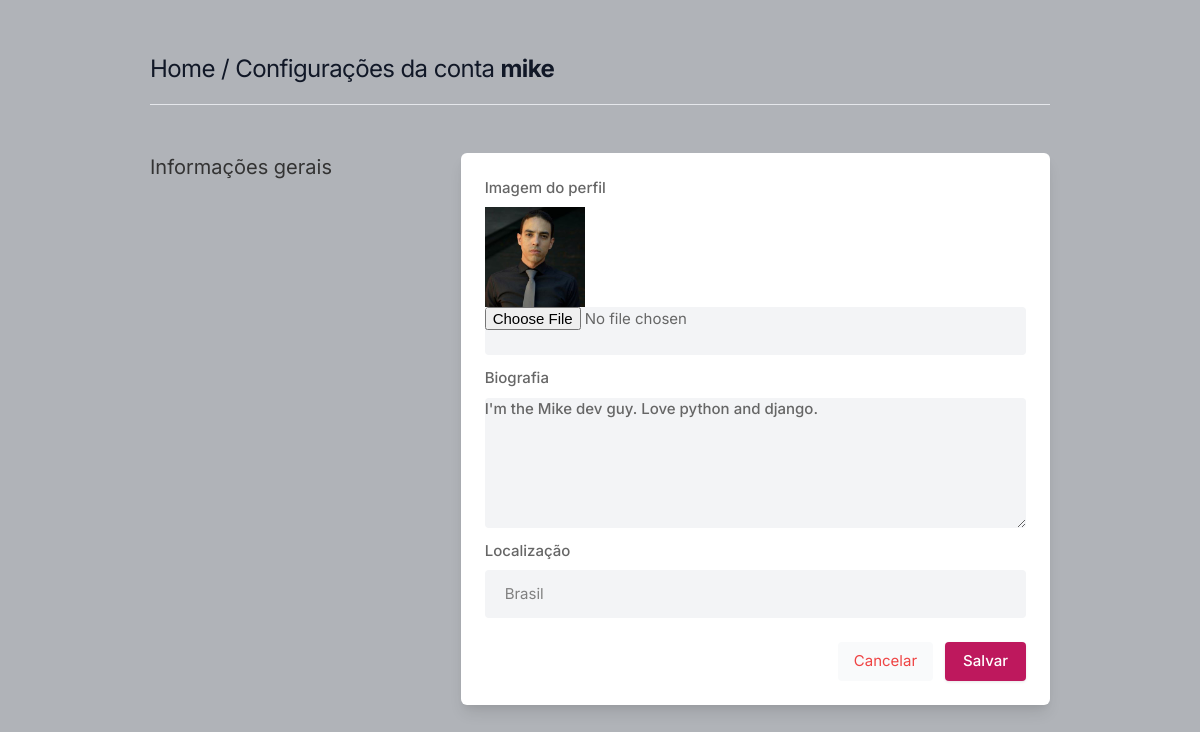
The app's page /settings (signed in) with its own data.
### core/models.py (models this page shows, shortened)
class Profile(models.Model):
    objects = models.Manager()
    user = models.ForeignKey(User, on_delete=models.CASCADE)
    id_user = models.IntegerField()
    bio = models.TextField(blank=True)
    profile_img = models.ImageField(upload_to='profile_images', default='blank-profile-picture.jpg')
    location = models.CharField(max_length=100)

### core/views.py (the view, shortened to what this page needs)
# urls.py: path('settings', views.settings, name='settings'),
@login_required(login_url='signin')
def settings(request):
    user_profile = Profile.objects.get(user=request.user)
    return render(request, 'setting.html', {'user_profile': user_profile})

### templates/setting.html (shortened to what this page needs)
{% load static %}
<!DOCTYPE html>
<html lang="pt-BR">
<head>
    <link rel="stylesheet" href="{% static 'assets/css/icons.css' %}">
    <link rel="stylesheet" href="{% static 'assets/css/uikit.css' %}">
    <link rel="stylesheet" href="{% static 'assets/css/style.css' %}">
    <link rel="stylesheet" href="{% static 'assets/css/tailwind.css' %}">
</head>
<body>
    <div class="container m-auto">
        <h1 class="text-2xl leading-none text-gray-900 tracking-tight mt-3"><a href="/"> Home </a> / Configurações da conta <b>{{ user.username }}</b></h1>
        <br>
        <hr>
        <div class="grid lg:grid-cols-3 mt-12 gap-8">
            <div>
                <h3 class="text-xl mb-2"> Informações gerais </h3>
            </div>
            <div class="bg-white rounded-md lg:shadow-lg shadow col-span-2">
                <form action="" method="POST" enctype="multipart/form-data">
                   <div class="grid grid-cols-2 gap-3 lg:p-6 p-4">
                       <div class="col-span-2">
                            <label for=""> Imagem do perfil </label>
                           <img width="100"  height="100" src="{{user_profile.profile_img.url}}">
                            <input type="file" name="image" value="" class="shadow-none bg-gray-100">
                        </div>
                        <div class="col-span-2">
                            <label for="bio">Biografia</label>
                            <textarea id="bio" name="bio" rows="3"  class="shadow-none bg-gray-100">{{user_profile.bio}}</textarea>
                        </div>
                        <div class="col-span-2">
                            <label for=""> Localização </label>
                            <input type="text" name="location" value="{{user_profile.location}}" class="shadow-none bg-gray-100">
                        </div>
                   </div>
                   <div class="bg-gray-10 p-6 pt-0 flex justify-end space-x-3">
                       <button class="p-2 px-4 rounded bg-gray-50 text-red-500"><a href="/">Cancelar </a> </button>
                       <button type="submit" class="button bg-blue-700"> Salvar </button>
                   </div>
                </form>
            </div>
            <br>
        </div>
    </div>
</body>
</html>

### static/assets/css/style.css (style rules this page uses)
body { background-color: #B0B3B8!important; }
button { vertical-align: middle; }
span.button, button.button { background-color: #be185d; top: 0; color: #fff; position: relative; padding: 8px 18px; line-height: 22px; position: relative; font-weight: 500; font-size: 15px; display: inline-block; -webkit-transition: all 0.2s ease-in-out; transition: all 0.2s ease-in-out; cursor: pointer; overflow: hidden; border: none; border-radius: 4px; -webkit-box-shadow: 0 1px 3px rgba(0, 0, 0, 0.1); box-shadow: 0 1px 3px rgba(0, 0, 0, 0.1); }
input { height: 48px; line-height: 48px; padding: 0 20px; outline: none; font-size: 15px; color: #808080; max-width: 100%; width: 100%; -webkit-box-sizing: border-box; box-sizing: border-box; display: block; font-weight: 400; opacity: 1; border-radius: 4px; border: none; -webkit-box-shadow: 0 1px 4px 0px rgba(0, 0, 0, 0.12); box-shadow: 0 1px 4px 0px rgba(0, 0, 0, 0.12); }
input[type="text"], input[type="password"], input[type="email"], input[type="number"] { height: 48px; line-height: 48px; padding: 0 20px; outline: none; font-size: 15px; color: #808080; max-width: 100%; width: 100%; -webkit-box-sizing: border-box; box-sizing: border-box; display: block; font-weight: 400; opacity: 1; border-radius: 4px; border: none; -webkit-box-shadow: 0 1px 4px 0px rgba(0, 0, 0, 0.12); box-shadow: 0 1px 4px 0px rgba(0, 0, 0, 0.12); }
textarea { height: 48px; line-height: 48px; padding: 0 20px; outline: none; font-size: 15px; color: #808080; margin: 0 0 16px 0; max-width: 100%; width: 100%; -webkit-box-sizing: border-box; box-sizing: border-box; display: block; background-color: #fff; font-weight: 500; opacity: 1; border-radius: 4px; border: none; -webkit-box-shadow: 0 1px 4px 0px rgba(0, 0, 0, 0.12); box-shadow: 0 1px 4px 0px rgba(0, 0, 0, 0.12); }
input { -webkit-transition: all 0.1s ease-in-out; transition: all 0.1s ease-in-out; }
::placeholder { color: #808080; opacity: 1; }
textarea { height: auto; line-height: 27px; padding: 20px; min-height: 130px; -webkit-transition: none !important; transition: none !important; min-width: 100%; }
label, legend { display: block; font-weight: bold; font-size: 15px; font-weight: 500; margin-bottom: 8px; }
button { border: none; margin: 0; padding: 0; width: auto; overflow: visible; background: transparent; color: inherit; font: inherit; line-height: normal; cursor: pointer; }
a { color: #be185d; -webkit-transition: 0.3s; transition: 0.3s; outline: none !important; }
button { outline: none !important; }
img { max-width: 100%; }
body { color: #666; font-size: 15px; line-height: 27px; background-color: #f0f2f5; font-family: "Inter", sans-serif; text-transform: none; }
h1, h2, h3, h4, h5, h6 { font-family: "Inter", sans-serif; text-transform: none; }
input[type="text"], input[type="password"], input[type="email"] { font-family: "Inter", sans-serif; text-transform: none; }
textarea, select { font-family: "Inter", sans-serif; text-transform: none; }
button, body .pac-container { font-family: "Inter", sans-serif; text-transform: none; }
h1, h2, h3, h4, h5, h6 { color: #333; font-weight: 500; margin: 0; padding: 0; }
h1 { font-size: 32px; }
h3 { font-size: 22px; }
b, strong { font-weight: 700 !important; }
@media (min-width: 1024px) { .container { max-width: 900px !important; padding-top: 45px; } }
.shadow-none { -webkit-box-shadow: none !important; box-shadow: none !important; }

### records on screen
Profile: profile_img (picture), bio "I'm the Mike dev guy. Love python and django.", location "Brasil"

### other values on screen
{{ user.username }} "mike"
